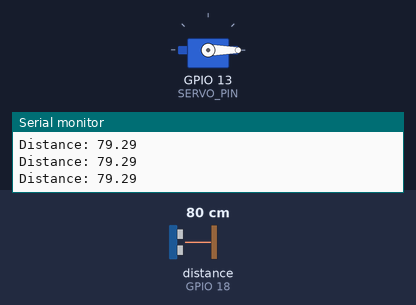
Bench run of a sketch on a simulated ESP32. Parts: servo, the last lines printed to the serial monitor. Wiring (inferred from the names in the program): ultrasonic range finder: trigger GPIO 5; echo GPIO 18. Inputs (shaded band) come from the test bench; at power-on: distance to the obstacle (sensor on GPIO 18) 80 cm. The echo pulse lasts 58.3 µs per cm.

Above: at 1.2 s.
1.3 s: distance to the obstacle (sensor on GPIO 18) set to 17 cm
2.8 s: distance to the obstacle (sensor on GPIO 18) set to 14 cm
At 4.1 s:
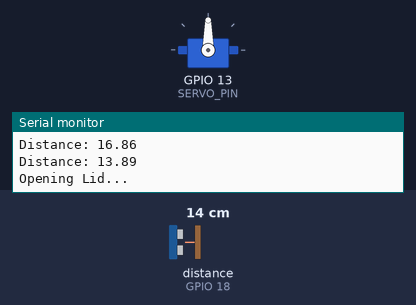
Timing chart, 0 to 10.5 s (numbered marks = the images above; inputs shaded):
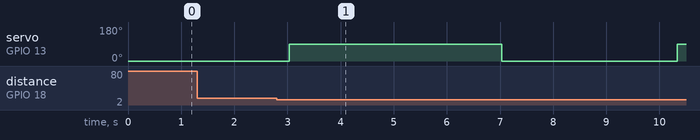

The sketch:

Smartdustbincode.ino
```cpp
#include <ESP32Servo.h>

#define TRIG 5
#define ECHO 18
#define SERVO_PIN 13

Servo lid;

float getDistance() {
  long duration;

  // trigger pulse
  digitalWrite(TRIG, LOW);
  delayMicroseconds(2);
  digitalWrite(TRIG, HIGH);
  delayMicroseconds(10);
  digitalWrite(TRIG, LOW);

  duration = pulseIn(ECHO, HIGH, 30000);

  if (duration == 0) return -1;  // no echo

  return duration * 0.034 / 2;
}

void setup() {
  Serial.begin(115200);

  pinMode(TRIG, OUTPUT);
  pinMode(ECHO, INPUT);

  lid.attach(SERVO_PIN, 500, 2400);
  lid.write(0);   // closed

  Serial.println("Smart Dustbin Ready");
}

void loop() {

  float d = getDistance();

  Serial.print("Distance: ");
  Serial.println(d);

  // valid detection
  if (d > 2 && d < 15) {

    Serial.println("Opening Lid...");
    lid.write(90);   // open

    delay(4000);     // keep open

    Serial.println("Closing Lid...");
    lid.write(0);    // close

    delay(3000);     // delay to avoid re-trigger
  }

  delay(300);
}
```

Measured:
- the behaviour switches between 16 and 15 cm on distance to the obstacle (sensor on GPIO 18) (found by bisection; images 0 and 1)
- after the input at 2.8 s, servo on GPIO 13 (SERVO_PIN): 0° → 90° after 0.24 s, → 0° 4.0 s later, → 90° 3.3 s later
